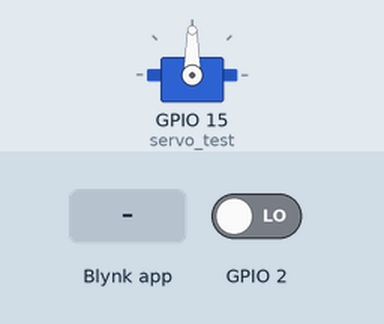
This sketch was run on a simulated ESP8266 (NodeMCU). Parts: servo. The test bench sets the inputs (shaded band); at power-on: GPIO 2 LOW. WiFi joins after 1.5 s; servers stay silent unless stated.

Above: at 3.0 s.
3.1 s: Blynk app writes 1 to V0
At 4.3 s:
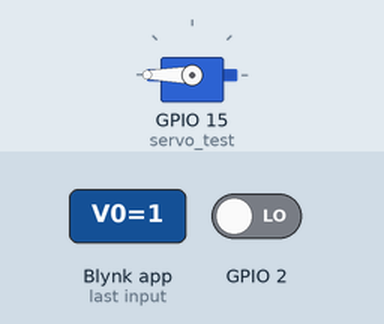
4.6 s: Blynk app writes 0 to V0
At 5.5 s:
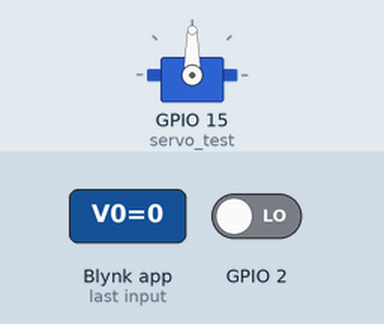
Timing chart, 0 to 7.6 s (numbered marks = the images above; inputs shaded):
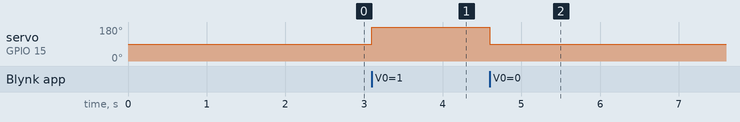

Measured:
- after the input at 3.1 s, servo on GPIO 15 (servo_test): 90° → 180° at once
- after the input at 4.6 s, servo on GPIO 15 (servo_test): 180° → 90° at once

The sketch:

Voice_Controlled_Automated_Toilet_Cover.ino
```cpp
#define BLYNK_PRINT Serial
#include <ESP8266WiFi.h>
#include <BlynkSimpleEsp8266.h>
#include <Servo.h>             //Servo library


// You should get Auth Token in the Blynk App.
// Go to the Project Settings (nut icon).
char auth[] = "tyAyZQnflP3qdq-sUMKOX2ZWoAW9aCVz";

// Your WiFi credentials.
// Set password to "" for open networks.
char ssid[] = "D";
char pass[] = "danth2000";


Servo servo_test;        //initialize a servo object for the connected servo
int angle = 0;


void setup()
{
  servo_test.attach(15);      // attach the signal pin of servo to D8 of nodemcu

  Serial.begin(9600);
  Blynk.begin(auth, ssid, pass);
  // You can also specify server:
  //Blynk.begin(auth, ssid, pass, "blynk-cloud.com", 80);
  //Blynk.begin(auth, ssid, pass, IPAddress(192,168,1,100), 8080);
}
BLYNK_WRITE(V0){
  int data = param.asInt();
  if (data == 1){
    for(angle = 90; angle <= 300; angle += 10)    // command to move from 0 degrees to 180 degrees
      {
        servo_test.write(angle);                 //command to rotate the servo to the specified angle
        digitalWrite(2, ~digitalRead(2));
      }
  }
  else if(data == 0){
    for(angle = 300; angle >= 90; angle -= 10)    // command to move from 0 degrees to 180 degrees
      {
        servo_test.write(angle);                 //command to rotate the servo to the specified angle
      }
  }
}


void loop()
{

  Blynk.run();
}
```
